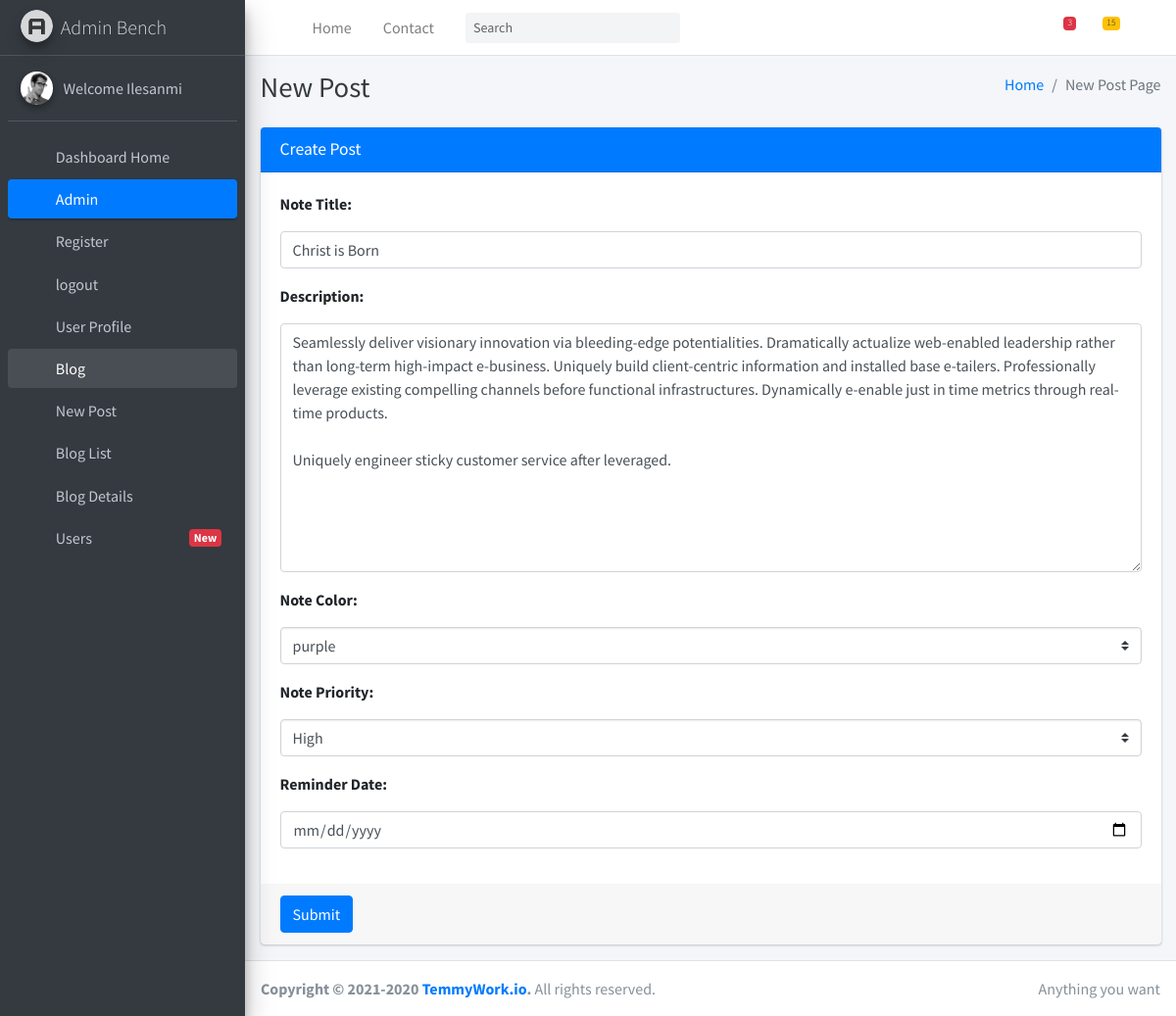
Screenshot of /update/3/ (signed in) with the database file from the repository.
### cbvapp/models.py (models this page shows, shortened)
class User(AbstractUser):
    username = models.CharField(max_length=200, blank=True, null=True, default=None)
    first_name = models.CharField(max_length=200, null=False)
    last_name = models.CharField(max_length=200, null=False)
    user_id = models.UUIDField(default=uuid.uuid4, editable=False)
    email = models.EmailField(unique=True, null=False)
    bio = models.TextField(null=True)
    social_handle = models.CharField(max_length=200, null=True)
    Otp_Validation=models.BooleanField(default=False )
    created = models.DateTimeField( auto_now_add=True)
    updated = models.DateTimeField(auto_now=True)
    USERNAME_FIELD = 'email'
    REQUIRED_FIELDS = ['username']

class Note(models.Model):
    posted_by = models.ForeignKey(User, on_delete=models.SET_NULL, null=True)
    Note_Priority =  models.ForeignKey(Priority, on_delete=models.SET_NULL, null=True)
    Note_Color = models.ForeignKey(Colors, on_delete=models.SET_NULL, null=True)
    Note_Title = models.CharField(max_length=200, null=False, blank=False)
    Description = models.TextField(null=False, blank=False)
    Note_Count = models.IntegerField(default=0)
    Reminder_Date = models.DateTimeField()
    Pinned_Note=models.BooleanField(default=False )
    Favourite_Note=models.BooleanField(default=False )
    post_status=models.BooleanField(default=False )
    created = models.DateTimeField(auto_now_add=True)
    updated = models.DateTimeField(auto_now=True)
    class Meta:
        ordering =[ '-created']

### cbvapp/views.py (the view, shortened to what this page needs)
# urls.py: path('update/<int:id>/', views.update, name='update'),
@login_required
def update(request, id):
    page = "update"
    note_to_update = Note.objects.get(id=id)
    form = NoteUpdateForm(instance=note_to_update)
    context = {"note": note_to_update, "forms": form, "page": page}
    return render(request, "dashboard/blogpost.html", context)

### cbvapp/forms.py
class NoteUpdateForm(forms.ModelForm):
    class Meta:
        model =Note
        fields=['Note_Priority', 'Note_Color', 'Note_Title', 'Description', 'Reminder_Date']
        widgets = {
            'Note_Title': forms.TextInput(attrs={'class': 'input','class':"form-control", 'id':"exampleInputEmail1", 'placeholder':"Enter Note Title", 'type': 'text'}),
            'Description': forms.Textarea(attrs={'class': 'textarea','class':"form-control", 'row':10, 'id':"exampleInputEmail1", 'placeholder':"Enter Note Details", 'type': 'text'}),
            'Note_Color': forms.Select(attrs={'class':"custom-select" , 'required' : True} ),
            'Note_Priority': forms.Select(attrs={'class':"custom-select" , 'required' : True} ),
            'Reminder_Date': forms.TextInput(attrs={'class': 'input','class':"form-control", 'id':"exampleInputEmail1", 'type': 'date'}),
        }

### cbvapp/models.py (called while the page is built)
    def __str__(self):
        return self.Priority_Name

    def __str__(self):
        return self.Color_Name

### cbvapp/templates/dashboard/blogpost.html (shortened to what this page needs)
{% load static %}
<!DOCTYPE html>
<html lang="en">
<head>
  <link rel="stylesheet" href="{% static 'dashboard/plugins/fontawesome-free/css/all.min.css' %}">
  <link rel="stylesheet" href="{% static 'dashboard/css/adminlte.min.css' %}">
  <link rel="stylesheet" href="{% static 'dashboard/plugins/datatables-bs4/css/dataTables.bootstrap4.min.css' %}">
  <link rel="stylesheet" href="{% static 'dashboard/plugins/datatables-responsive/css/responsive.bootstrap4.min.css' %}">
</head>
<body class="hold-transition sidebar-mini">
<div class="wrapper">
  <nav class="main-header navbar navbar-expand navbar-white navbar-light">
    <ul class="navbar-nav">
      <li class="nav-item">
        <a class="nav-link" data-widget="pushmenu" href="#" role="button"><i class="fas fa-bars"></i></a>
      </li>
      <li class="nav-item d-none d-sm-inline-block">
        <a href="index3.html" class="nav-link">Home</a>
      </li>
      <li class="nav-item d-none d-sm-inline-block">
        <a href="#" class="nav-link">Contact</a>
      </li>
    </ul>
    <form class="form-inline ml-3">
      <div class="input-group input-group-sm">
        <input class="form-control form-control-navbar" type="search" placeholder="Search" aria-label="Search">
        <div class="input-group-append">
          <button class="btn btn-navbar" type="submit">
            <i class="fas fa-search"></i>
          </button>
        </div>
      </div>
    </form>
    <ul class="navbar-nav ml-auto">
      <li class="nav-item dropdown">
        <a class="nav-link" data-toggle="dropdown" href="#">
          <i class="far fa-comments"></i>
          <span class="badge badge-danger navbar-badge">3</span>
        </a>
      </li>
      <li class="nav-item dropdown">
        <a class="nav-link" data-toggle="dropdown" href="#">
          <span class="badge badge-warning navbar-badge">15</span>
        </a>
      </li>
      <li class="nav-item">
        <a class="nav-link" data-widget="control-sidebar" data-slide="true" href="#" role="button"><i
            class="fas fa-th-large"></i></a>
      </li>
    </ul>
  </nav>
  <aside class="main-sidebar sidebar-dark-primary elevation-4">
    <a href="index3.html" class="brand-link">
      <img src="{% static 'dashboard/img/AdminLTELogo.png' %}" alt="AdminLTE Logo" class="brand-image img-circle elevation-3"
           style="opacity: .8">
      <span class="brand-text font-weight-light">Admin Bench </span>
    </a>
    <div class="sidebar">
      <div class="user-panel mt-3 pb-3 mb-3 d-flex">
        <div class="image">
          <img src="{% static 'dashboard/img/user2-160x160.jpg' %}" class="img-circle elevation-2" alt="User Image">
        </div>
        {% if request.user.is_authenticated %}
        <div class="info">
          <a href="#" class="d-block">Welcome {{ request.user.first_name }}</a>
        </div>
        {% else %}
        <div class="info">
          <a href="#" class="d-block"></a>
        </div>
        {% endif %}
      </div>
      <nav class="mt-2">
        <ul class="nav nav-pills nav-sidebar flex-column" data-widget="treeview" role="menu" data-accordion="false">
          <li class="nav-item">
            <a href="{% url 'blog:dashboard' %}" class="nav-link">
              <i class="nav-icon fas fa-th"></i>
              <p>
                Dashboard Home
              </p>
            </a>
          </li>
          <li class="nav-item has-treeview menu-open">
            <a href="#" class="nav-link active">
              <i class="nav-icon fas fa-tachometer-alt"></i>
              <p>
               Admin
                <i class="right fas fa-angle-left"></i>
              </p>
            </a>
            <ul class="nav nav-treeview">
              <li class="nav-item">
                <a href="{% url 'blog:register' %}" class="nav-link">
                  <i class="far fa-circle nav-icon"></i>
                  <p>Register</p>
                </a>
              </li>
              {% if user.is_authenticated %}
              <li class="nav-item">
                <a href="{% url 'blog:logout' %}" class="nav-link">
                  <i class="far fa-circle nav-icon"></i>
                  <p>logout</p>
                </a>
              </li>
              {% endif %}
              <li class="nav-item">
                <a href="#" class="nav-link">
                  <i class="far fa-circle nav-icon"></i>
                  <p>User Profile</p>
                </a>
              </li>
            </ul>
          </li>
          <li class="nav-item has-treeview menu-open">
            <a href="#" class="nav-link">
              <i class="nav-icon fas fa-tachometer-alt"></i>
              <p>
               Blog
                <i class="right fas fa-angle-left"></i>
              </p>
            </a>
            <ul class="nav nav-treeview">
              <li class="nav-item">
                <a href="{% url 'blog:blogpostview' %}" class="nav-link">
                  <i class="far fa-circle nav-icon"></i>
                  <p>New Post</p>
                </a>
              </li>
              <li class="nav-item">
                <a href="#" class="nav-link">
                  <i class="far fa-circle nav-icon"></i>
                  <p>Blog List</p>
                </a>
              </li>
              <li class="nav-item">
                <a href="#" class="nav-link">
                  <i class="far fa-circle nav-icon"></i>
                  <p>Blog Details</p>
                </a>
              </li>
            </ul>
          </li>
          <li class="nav-item">
            <a href="#" class="nav-link">
              <i class="nav-icon fas fa-th"></i>
              <p>
                Users
                <span class="right badge badge-danger">New</span>
              </p>
            </a>
          </li>
        </ul>
      </nav>
    </div>
  </aside>
  <div class="content-wrapper">
    <div class="content-header">
      <div class="container-fluid">
        <div class="row mb-2">
          <div class="col-sm-6">
            <h1 class="m-0 text-dark">New Post</h1>
          </div>
          <div class="col-sm-6">
            <ol class="breadcrumb float-sm-right">
              <li class="breadcrumb-item"><a href="{% url 'blog:index' %}">Home</a></li>
              <li class="breadcrumb-item active">New Post Page</li>
            </ol>
          </div>
        </div>
      </div>
    </div>
    {% if page %}
    <div class="content">
      <div class="container-fluid">
        <div class="row">
         <div class="col-md-12">
          <div class="card card-primary">
            <div class="card-header">
              <h3 class="card-title">Create Post</h3>
            </div>
            <form role="form" method="POST" action="">
              <div class="card-body">
                <div class="form-group">
                  <label for="exampleInputEmail1">{{ forms.Note_Title.label_tag }}</label>
                  {{ forms.Note_Title }}
                </div>
                <div class="form-group">
                  <label for="exampleInputPassword1">{{ forms.Description.label_tag }}</label>
                  {{ forms.Description }}
                 </div>
                  <div class="form-group">
                        <label>{{ forms.Note_Color.label_tag }}</label>
                        {{ forms.Note_Color}}
                      </div>
                      <div class="form-group">
                        <label>{{ forms.Note_Priority.label_tag }}</label>
                        {{ forms.Note_Priority}}
                      </div>
                      <div class="form-group">
                        <label>{{ forms.Reminder_Date.label_tag }}</label>
                        {{ forms.Reminder_Date}}
                      </div>
              </div>
              <div class="card-footer">
                <button type="submit" class="btn btn-primary">Submit</button>
              </div>
            </form>
          </div>
        </div>
        </div>
      </div>
    </div>
    {% endif %}
  </div>
  <footer class="main-footer">
    <div class="float-right d-none d-sm-inline">
      Anything you want
    </div>
    <strong>Copyright &copy; 2021-2020 <a href="#">TemmyWork.io</a>.</strong> All rights reserved.
  </footer>
</div>
</body>
</html>

### rows the page displays
User: user.first_name "Ilesanmi"
Note: Note_Title "Christ is Born", Description "Seamlessly deliver visionary innovation via bleeding-edge potentialities. Dramatically actualize web-enabled leadership rather than long-term high-impact e-business. Uniquely build client-centric information and installed base e-tailers. Professionally leverage existing compelling channels before functional infrastructures. Dynamically e-enable just in time metrics through real-time products. Uniquely engineer sticky customer service after leveraged.", Note_Color "purple", Note_Priority "High"
